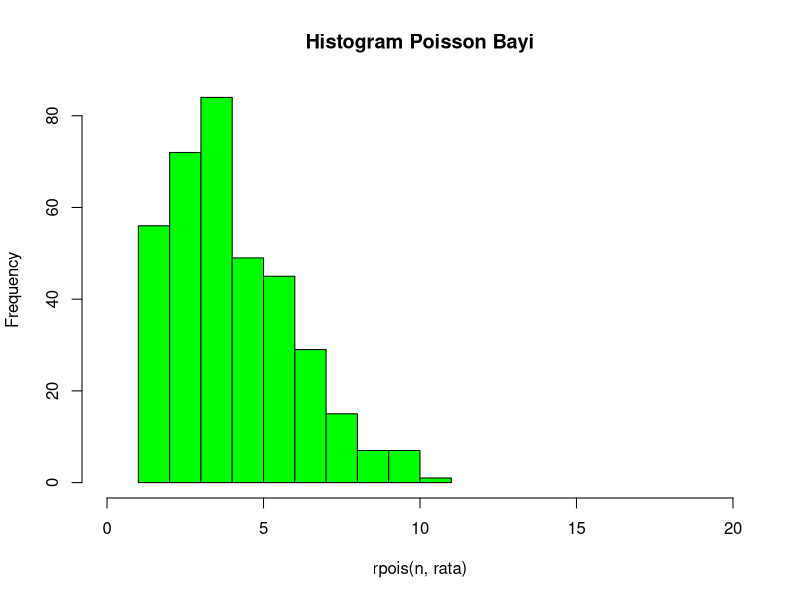

The R script that drew this image:
# a. Diket rata" 4.5, x = 6 bayi akan lahir
rata = 4.5
x = 6

peluang <- dpois(x, rata)
peluang

#b. Histogram 6 bayi selama setahun n = 365
rata = 4.5
n = 365
set.seed(0)
hist(rpois(n, rata),
     main = "Histogram Poisson Bayi",
     xlim = c(0,20),
     col = "green",
)

#c. Perbandingan a dan b
# Peluang kelahiran dalam 1 tahun (poin b) lebih rendah daripada kelahiran pada esok harinya
# akan tetapi probabilitas/peluang yang terjadi tidak bebeda signifikan

#d. Nilai rataan dan mean
rata = 4.5

rataan = varians = rata
rataan
varians